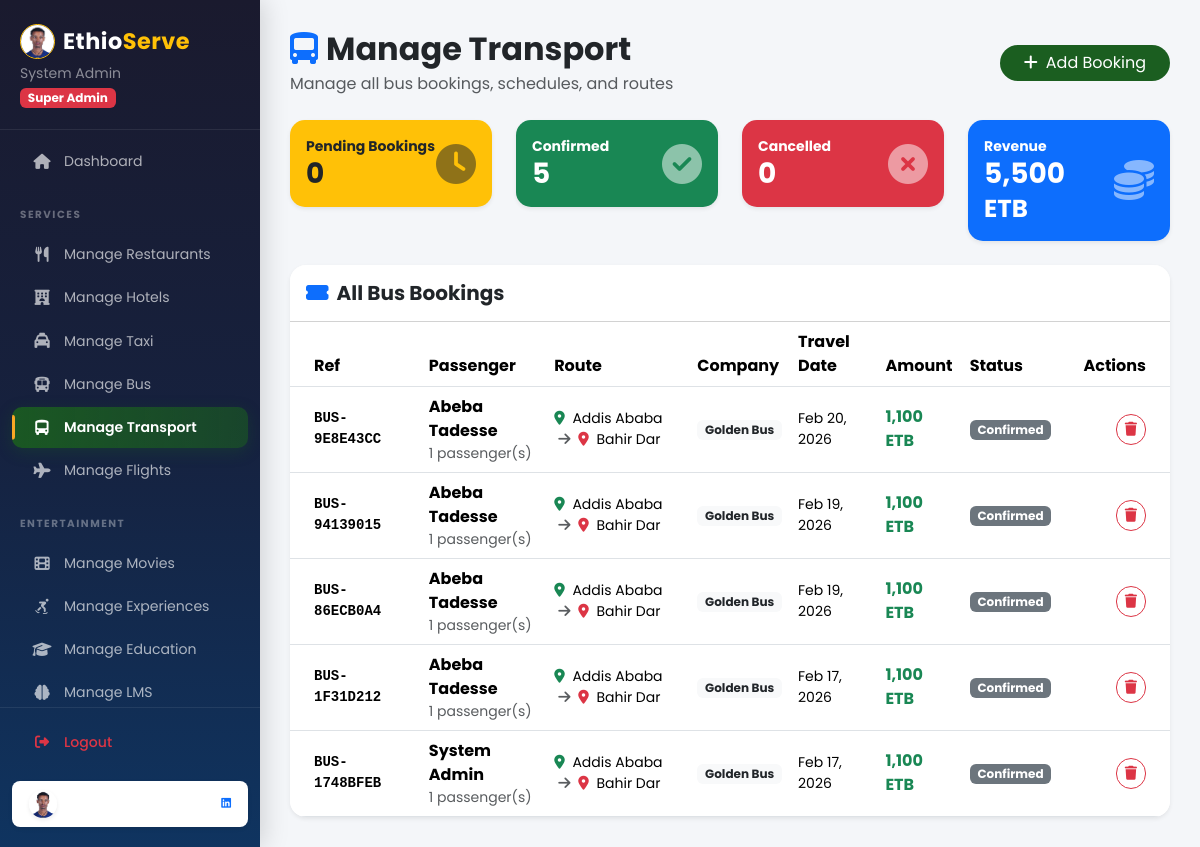
Page /admin/manage_transport.php (signed in) on the committed database.
### tables this page shows
CREATE TABLE `bus_bookings` (
  `id` int(11) NOT NULL AUTO_INCREMENT,
  `booking_reference` varchar(20) DEFAULT NULL,
  `customer_id` int(11) DEFAULT NULL,
  `schedule_id` int(11) DEFAULT NULL,
  `travel_date` date NOT NULL,
  `seat_numbers` varchar(100) DEFAULT NULL,
  `num_passengers` int(11) DEFAULT 1,
  `passenger_names` text DEFAULT NULL,
  `passenger_phones` text DEFAULT NULL,
  `total_amount` decimal(10,2) NOT NULL,
  `pickup_point` varchar(255) DEFAULT NULL,
  `dropoff_point` varchar(255) DEFAULT NULL,
  `payment_method` varchar(50) DEFAULT NULL,
  `payment_status` enum('pending','paid','failed') DEFAULT 'pending',
  `status` enum('pending','confirmed','cancelled') DEFAULT 'pending',
  `created_at` timestamp NOT NULL DEFAULT current_timestamp(),
  `passenger_first_names` text DEFAULT NULL COMMENT 'JSON array of first names',
  `passenger_middle_names` text DEFAULT NULL COMMENT 'JSON array of middle names',
  `passenger_last_names` text DEFAULT NULL COMMENT 'JSON array of last names',
  `passenger_dobs` text DEFAULT NULL COMMENT 'JSON array of dates of birth',
  `passenger_genders` text DEFAULT NULL COMMENT 'JSON array of genders',
  `passenger_emails` text DEFAULT NULL COMMENT 'JSON array of emails',
  `emergency_contact_name` varchar(255) DEFAULT NULL,
  `emergency_contact_phone` varchar(20) DEFAULT NULL,
  `special_requirements` text DEFAULT NULL COMMENT 'Wheelchair, dietary, etc.',
  `owner_response` text DEFAULT NULL COMMENT 'Owner response message',
  `confirmed_at` timestamp NULL DEFAULT NULL,
  `cancelled_at` timestamp NULL DEFAULT NULL,
  `cancellation_reason` text DEFAULT NULL,
  PRIMARY KEY (`id`),
  UNIQUE KEY `booking_reference` (`booking_reference`),
  KEY `customer_id` (`customer_id`),
  KEY `schedule_id` (`schedule_id`),
  CONSTRAINT `bus_bookings_ibfk_1` FOREIGN KEY (`customer_id`) REFERENCES `users` (`id`) ON DELETE CASCADE,
  CONSTRAINT `bus_bookings_ibfk_2` FOREIGN KEY (`schedule_id`) REFERENCES `schedules` (`id`) ON DELETE CASCADE
);

CREATE TABLE `users` (
  `id` int(11) NOT NULL AUTO_INCREMENT,
  `username` varchar(50) NOT NULL,
  `password` varchar(255) NOT NULL,
  `email` varchar(100) NOT NULL,
  `full_name` varchar(100) DEFAULT NULL,
  `phone` varchar(20) DEFAULT NULL,
  `role` enum('admin','hotel','broker','transport','customer','restaurant','taxi','student','doctor','employer','dating','home_pro') DEFAULT 'customer',
  `grade` int(11) DEFAULT 0,
  `profile_photo` varchar(255) DEFAULT NULL,
  `created_at` timestamp NOT NULL DEFAULT current_timestamp(),
  PRIMARY KEY (`id`),
  UNIQUE KEY `username` (`username`),
  UNIQUE KEY `email` (`email`)
);

CREATE TABLE `routes` (
  `id` int(11) NOT NULL AUTO_INCREMENT,
  `company_id` int(11) DEFAULT NULL,
  `origin` varchar(100) NOT NULL,
  `destination` varchar(100) NOT NULL,
  `distance_km` decimal(10,2) DEFAULT NULL,
  `estimated_hours` decimal(4,1) DEFAULT NULL,
  `base_price` decimal(10,2) NOT NULL,
  `is_active` tinyint(1) DEFAULT 1,
  PRIMARY KEY (`id`),
  KEY `company_id` (`company_id`),
  CONSTRAINT `routes_ibfk_1` FOREIGN KEY (`company_id`) REFERENCES `transport_companies` (`id`) ON DELETE CASCADE
);

CREATE TABLE `transport_companies` (
  `id` int(11) NOT NULL AUTO_INCREMENT,
  `user_id` int(11) DEFAULT NULL,
  `company_name` varchar(100) NOT NULL,
  `description` text DEFAULT NULL,
  `logo_url` varchar(255) DEFAULT NULL,
  `phone` varchar(20) DEFAULT NULL,
  `email` varchar(100) DEFAULT NULL,
  `address` varchar(255) DEFAULT NULL,
  `rating` decimal(2,1) DEFAULT 0.0,
  `total_buses` int(11) DEFAULT 0,
  `status` enum('pending','approved','rejected') DEFAULT 'pending',
  `created_at` timestamp NOT NULL DEFAULT current_timestamp(),
  PRIMARY KEY (`id`),
  KEY `user_id` (`user_id`),
  CONSTRAINT `transport_companies_ibfk_1` FOREIGN KEY (`user_id`) REFERENCES `users` (`id`) ON DELETE CASCADE
);

### admin/manage_transport.php (the view, shortened to what this page needs)
<?php
require_once '../includes/functions.php';
require_once '../includes/db.php';
$bookings = [];
try {
    $stmt = $pdo->query("SELECT bb.*, u.full_name as customer_name, u.phone as customer_phone,
                         s.departure_time, s.arrival_time, s.price as schedule_price,
                         r.origin, r.destination, r.distance_km, r.estimated_hours,
                         tc.company_name, b.bus_number
                         FROM bus_bookings bb
                         LEFT JOIN users u ON bb.customer_id = u.id
                         LEFT JOIN schedules s ON bb.schedule_id = s.id
                         LEFT JOIN routes r ON s.route_id = r.id
                         LEFT JOIN buses b ON s.bus_id = b.id
                         LEFT JOIN transport_companies tc ON b.company_id = tc.id
                         ORDER BY bb.created_at DESC
                         LIMIT 100");
    $bookings = $stmt->fetchAll();
} catch (Exception $e) {
}
$pending_bookings = count(array_filter($bookings, fn($b) => $b['status'] === 'pending'));
$confirmed_bookings = count(array_filter($bookings, fn($b) => $b['status'] === 'confirmed'));
$cancelled_bookings = count(array_filter($bookings, fn($b) => $b['status'] === 'cancelled'));
$total_revenue = array_sum(array_column($bookings, 'total_amount'));
?>
<!DOCTYPE html>
<html lang="en">
<head>
    <link href="https://cdn.jsdelivr.net/npm/bootstrap@5.3.2/dist/css/bootstrap.min.css" rel="stylesheet">
    <link rel="stylesheet" href="https://cdnjs.cloudflare.com/ajax/libs/font-awesome/6.4.2/css/all.min.css">
    <link rel="stylesheet" href="../assets/css/style.css">
</head>
<body>
    <div class="dashboard-wrapper">
        <?php include('../includes/sidebar_admin.php'); ?>
        <div class="main-content">
            <div class="d-flex justify-content-between align-items-center mb-4">
                <div>
                    <h2 class="fw-bold mb-1"><i class="fas fa-bus-alt text-primary me-2"></i>Manage Transport</h2>
                    <p class="text-muted mb-0">Manage all bus bookings, schedules, and routes</p>
                </div>
                <a href="add_bus_booking.php" class="btn btn-primary-green rounded-pill px-4">
                    <i class="fas fa-plus me-2"></i>Add Booking
                </a>
            </div>
            <div class="row g-4 mb-4">
                <div class="col-md-3">
                    <div class="card stat-card border-0 shadow-sm p-3 bg-warning text-dark">
                        <div class="d-flex justify-content-between align-items-center">
                            <div>
                                <p class="mb-0 small fw-bold">Pending Bookings</p>
                                <h3 class="fw-bold mb-0">
                                    <?php echo $pending_bookings; ?>
                                </h3>
                            </div>
                            <i class="fas fa-clock fs-1 opacity-50"></i>
                        </div>
                    </div>
                </div>
                <div class="col-md-3">
                    <div class="card stat-card border-0 shadow-sm p-3 bg-success text-white">
                        <div class="d-flex justify-content-between align-items-center">
                            <div>
                                <p class="mb-0 small fw-bold">Confirmed</p>
                                <h3 class="fw-bold mb-0">
                                    <?php echo $confirmed_bookings; ?>
                                </h3>
                            </div>
                            <i class="fas fa-check-circle fs-1 opacity-50"></i>
                        </div>
                    </div>
                </div>
                <div class="col-md-3">
                    <div class="card stat-card border-0 shadow-sm p-3 bg-danger text-white">
                        <div class="d-flex justify-content-between align-items-center">
                            <div>
                                <p class="mb-0 small fw-bold">Cancelled</p>
                                <h3 class="fw-bold mb-0">
                                    <?php echo $cancelled_bookings; ?>
                                </h3>
                            </div>
                            <i class="fas fa-times-circle fs-1 opacity-50"></i>
                        </div>
                    </div>
                </div>
                <div class="col-md-3">
                    <div class="card stat-card border-0 shadow-sm p-3 bg-primary text-white">
                        <div class="d-flex justify-content-between align-items-center">
                            <div>
                                <p class="mb-0 small fw-bold">Revenue</p>
                                <h3 class="fw-bold mb-0">
                                    <?php echo number_format($total_revenue); ?> <small>ETB</small>
                                </h3>
                            </div>
                            <i class="fas fa-coins fs-1 opacity-50"></i>
                        </div>
                    </div>
                </div>
            </div>
            <div class="card border-0 shadow-sm rounded-4 overflow-hidden">
                <div class="card-header bg-white p-3">
                    <h5 class="fw-bold mb-0"><i class="fas fa-ticket-alt me-2 text-primary"></i>All Bus Bookings</h5>
                </div>
                <div class="table-responsive">
                    <table class="table table-hover align-middle mb-0">
                        <thead class="bg-light">
                            <tr>
                                <th class="px-4">Ref</th>
                                <th>Passenger</th>
                                <th>Route</th>
                                <th>Company</th>
                                <th>Travel Date</th>
                                <th>Amount</th>
                                <th>Status</th>
                                <th class="text-end px-4">Actions</th>
                            </tr>
                        </thead>
                        <tbody>
                            <?php if (empty($bookings)): ?>
                                <tr>
                                    <td colspan="8" class="text-center py-5 text-muted">
                                        <i class="fas fa-bus-alt fs-1 mb-3 d-block"></i>
                                        No bus bookings yet
                                    </td>
                                </tr>
                            <?php else: ?>
                                <?php foreach ($bookings as $b): ?>
                                    <tr>
                                        <td class="px-4 fw-bold font-monospace small">
                                            <?php echo htmlspecialchars($b['booking_reference'] ?? '#' . $b['id']); ?>
                                        </td>
                                        <td>
                                            <div class="fw-bold">
                                                <?php echo htmlspecialchars($b['customer_name'] ?? $b['passenger_names'] ?? 'N/A'); ?>
                                            </div>
                                            <div class="text-muted small">
                                                <?php echo $b['num_passengers'] ?? 1; ?> passenger(s)
                                            </div>
                                        </td>
                                        <td>
                                            <div class="small">
                                                <i class="fas fa-map-marker-alt text-success me-1"></i>
                                                <?php echo htmlspecialchars($b['origin'] ?? 'N/A'); ?>
                                                <i class="fas fa-arrow-right mx-1 text-muted"></i>
                                                <i class="fas fa-map-marker-alt text-danger me-1"></i>
                                                <?php echo htmlspecialchars($b['destination'] ?? 'N/A'); ?>
                                            </div>
                                        </td>
                                        <td><span class="badge bg-light text-dark">
                                                <?php echo htmlspecialchars($b['company_name'] ?? 'N/A'); ?>
                                            </span></td>
                                        <td class="small">
                                            <?php echo $b['travel_date'] ? date('M d, Y', strtotime($b['travel_date'])) : 'N/A'; ?>
                                        </td>
                                        <td class="fw-bold text-success">
                                            <?php echo number_format($b['total_amount']); ?> ETB
                                        </td>
                                        <td>
                                            <?php echo getStatusBadge($b['status']); ?>
                                        </td>
                                        <td class="text-end px-4">
                                            <?php if ($b['status'] === 'pending'): ?>
                                                <form method="POST" class="d-inline">
                                                    <?php echo csrfField(); ?>
                                                    <input type="hidden" name="item_id" value="<?php echo $b['id']; ?>">
                                                    <input type="hidden" name="update_status" value="1">
                                                    <button type="submit" name="status" value="confirmed"
                                                        class="btn btn-sm btn-success rounded-pill px-2"><i
                                                            class="fas fa-check"></i></button>
                                                    <button type="submit" name="status" value="cancelled"
                                                        class="btn btn-sm btn-outline-danger rounded-pill px-2"><i
                                                            class="fas fa-times"></i></button>
                                                </form>
                                            <?php else: ?>
                                                <a href="?delete=<?php echo $b['id']; ?>"
                                                    class="btn btn-sm btn-outline-danger rounded-pill"
                                                    onclick="return confirm('Delete this booking?')"><i
                                                        class="fas fa-trash"></i></a>
                                            <?php endif; ?>
                                        </td>
                                    </tr>
                                <?php endforeach; ?>
                            <?php endif; ?>
                        </tbody>
                    </table>
                </div>
            </div>
        </div>
    </div>
</body>
</html>

### includes/functions.php (shortened to what this page needs)
<?php
function getStatusBadge($status)
{
    $badges = [
        'pending' => '<span class="badge bg-warning text-dark">Pending</span>',
        'approved' => '<span class="badge bg-success">Approved</span>',
        'rejected' => '<span class="badge bg-danger">Rejected</span>',
        'cancelled' => '<span class="badge bg-danger">Cancelled</span>',
        'preparing' => '<span class="badge bg-info">Preparing</span>',
        'ready' => '<span class="badge bg-primary">Ready</span>',
        'on_delivery' => '<span class="badge bg-primary">On Delivery</span>',
        'delivered' => '<span class="badge bg-success">Delivered</span>',
        'paid' => '<span class="badge bg-success">Paid</span>',
        'failed' => '<span class="badge bg-danger">Failed</span>',
        'requested' => '<span class="badge bg-warning text-dark">Requested</span>',
        'accepted' => '<span class="badge bg-info">Accepted</span>',
        'in_progress' => '<span class="badge bg-primary">In Progress</span>',
        'completed' => '<span class="badge bg-success">Completed</span>',
        'available' => '<span class="badge bg-success">Available</span>',
        'taken' => '<span class="badge bg-secondary">Taken</span>',
        'active' => '<span class="badge bg-success">Active</span>',
        'inactive' => '<span class="badge bg-secondary">Inactive</span>',
        'showing' => '<span class="badge bg-info">Now Showing</span>',
        'upcoming' => '<span class="badge bg-warning text-dark">Upcoming</span>',
        'ended' => '<span class="badge bg-secondary">Ended</span>',
        'confirmed' => '<span class="badge bg-success">Confirmed</span>'
    ];
    return $badges[$status] ?? '<span class="badge bg-secondary">' . ucfirst($status) . '</span>';
}

### rows in the picture
bus_bookings: booking_reference "BUS-9E8E43CC", customer.full_name "Abeba Tadesse", num_passengers "1", routes.origin "Addis Ababa", routes.destination "Bahir Dar", transport_companies.company_name "Golden Bus", travel_date "Feb 20, 2026", total_amount "1,100", status "Confirmed"
bus_bookings: booking_reference "BUS-94139015", customer.full_name "Abeba Tadesse", num_passengers "1", routes.origin "Addis Ababa", routes.destination "Bahir Dar", transport_companies.company_name "Golden Bus", travel_date "Feb 19, 2026", total_amount "1,100", status "Confirmed"
bus_bookings: booking_reference "BUS-86ECB0A4", customer.full_name "Abeba Tadesse", num_passengers "1", routes.origin "Addis Ababa", routes.destination "Bahir Dar", transport_companies.company_name "Golden Bus", travel_date "Feb 19, 2026", total_amount "1,100", status "Confirmed"
bus_bookings: booking_reference "BUS-1F31D212", customer.full_name "Abeba Tadesse", num_passengers "1", routes.origin "Addis Ababa", routes.destination "Bahir Dar", transport_companies.company_name "Golden Bus", travel_date "Feb 17, 2026", total_amount "1,100", status "Confirmed"
bus_bookings: booking_reference "BUS-1748BFEB", customer.full_name "System Admin", num_passengers "1", routes.origin "Addis Ababa", routes.destination "Bahir Dar", transport_companies.company_name "Golden Bus", travel_date "Feb 17, 2026", total_amount "1,100", status "Confirmed"

### other values in the picture
$_SESSION['full_name'] "System Admin"
$pending_bookings "0"
$confirmed_bookings "5"
$cancelled_bookings "0"
$total_revenue "5,500"
